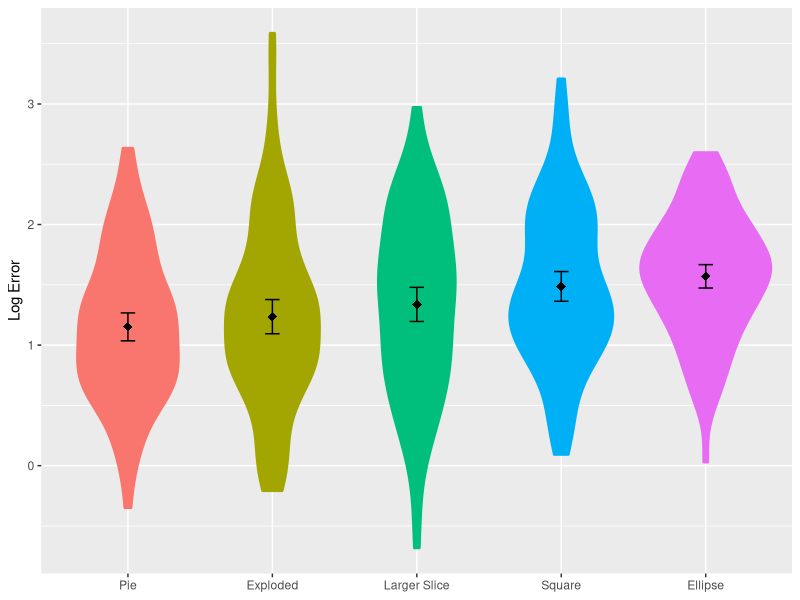
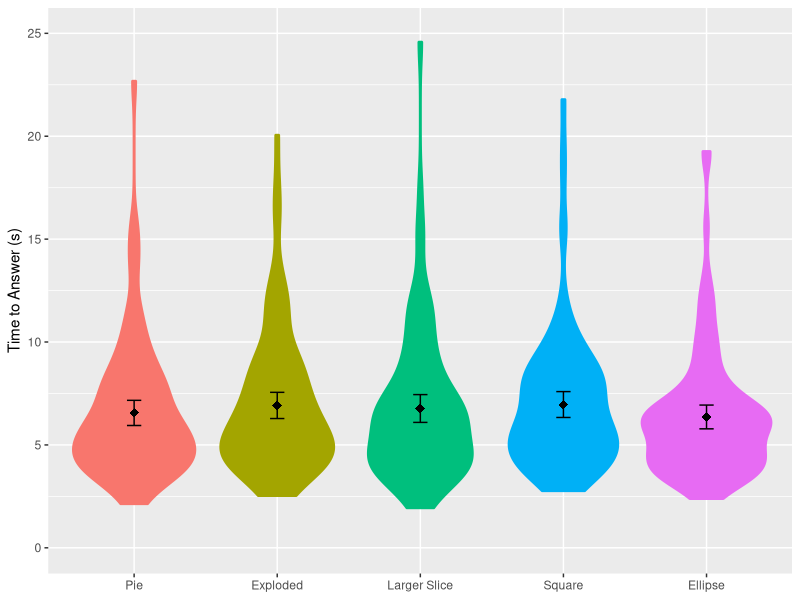
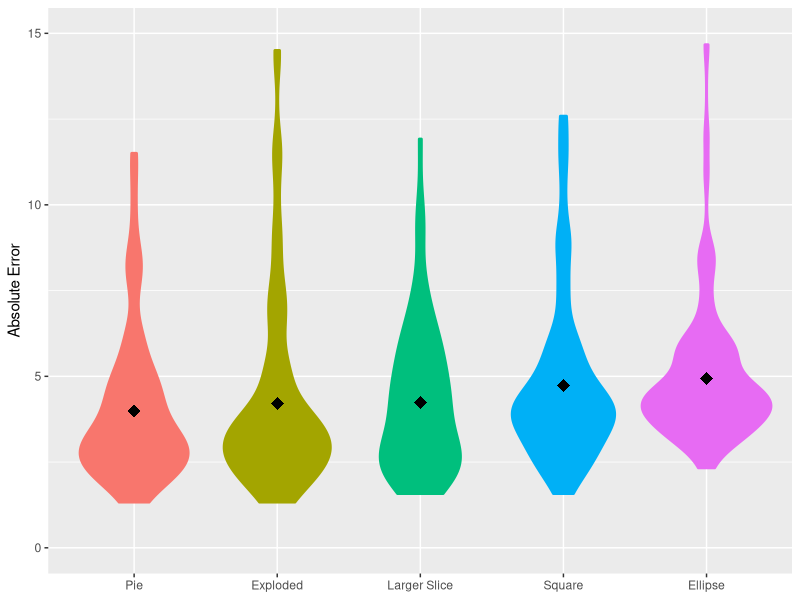
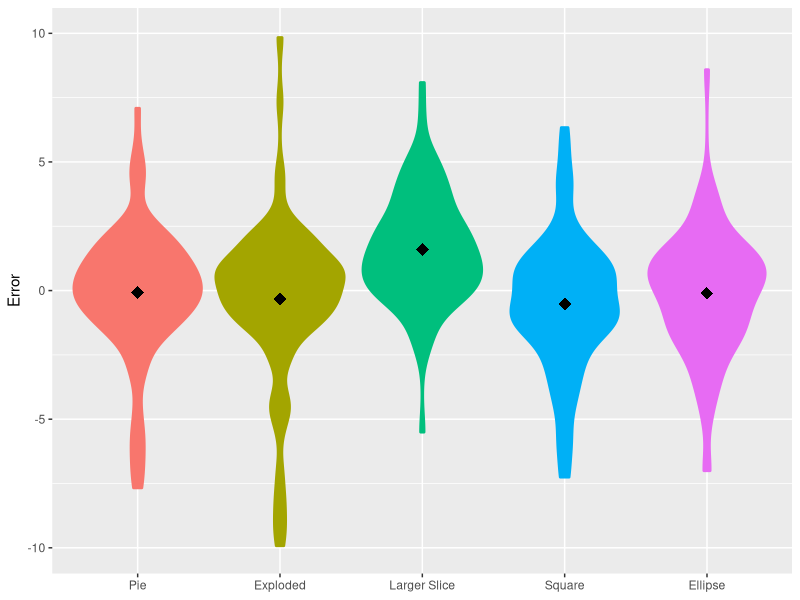

Reproduce these figures in R, in order.
library(dplyr)
library(ggplot2)

# setwd("/<repository location>/pie-variations/analysis")

data <- read.csv("pie-variations-enriched.csv")

dataFiltered <- data %>%
	filter(workerID != "QV69HK91") %>% # filter out the guy who answered in degress rather than percent
	mutate(chart.type = factor(chart.type,
							   levels=c('pie', 'exploded', 'outerRadius', 'square', 'ellipse'),
							   labels=c('Pie', 'Exploded', 'Larger Slice', 'Square', 'Ellipse')),
		   absError = abs(judged.true),
		   opposite = (abs(opposite.ans-correct.ans) < absError) & (abs(50-correct.ans) > 5))

dataAggregated <- dataFiltered %>%
	group_by(chart.type, workerID) %>%
	summarize(meanLogError = mean(log.error),
				ci95LogError = sd(log.error)*1.96/sqrt(n()),
				meanError = mean(judged.true),
				ci95Error = sd(judged.true)*1.96/sqrt(n()),
				meanAbsError = mean(abs(judged.true)),
				ci95AbsError = sd(abs(judged.true))*1.96/sqrt(n()),
				meanRT = mean(time_diff_time.trial, na.rm=TRUE),
				ci95RT = sd(time_diff_time.trial, na.rm=TRUE)*1.96/sqrt(n())
	)

lowerCI <- function(v) {
	mean(v) - sd(v)*1.96/sqrt(length(v))
}

upperCI <- function(v) {
	mean(v) + sd(v)*1.96/sqrt(length(v))
}

# Violin plot of log error for Figure 4
ggplot(dataAggregated, aes(x=chart.type, y=meanLogError, fill=chart.type)) +
	geom_violin(size=1, aes(color=chart.type), show.legend = FALSE) +
	stat_summary(fun.ymin=lowerCI, fun.ymax=upperCI, geom="errorbar", aes(width=.1)) +
	stat_summary(fun.y=mean, geom="point", shape=18, size=3, show.legend = FALSE) + 
	labs(x = NULL, y = "Log Error")

# Violin plot of response time for Figure 5
ggplot(dataAggregated, aes(x=chart.type, y=meanRT, fill=chart.type)) +
	geom_violin(size=1, aes(color=chart.type), show.legend=FALSE) +
	ylim(0, 25) + 
	stat_summary(fun.ymin=lowerCI, fun.ymax=upperCI, geom="errorbar", aes(width=.1)) +
	stat_summary(fun.y=mean, geom="point", shape=18, size=3, show.legend = FALSE) + 
	labs(x = NULL, y = 'Time to Answer (s)')

ggplot(dataAggregated, aes(x=chart.type, fill=chart.type)) +
	geom_violin(size=1, aes(y=meanAbsError, color=chart.type), show.legend = FALSE) + ylim(0, 15) +
	stat_summary(fun.y=mean, geom="point", aes(y=meanAbsError), shape=18, size=4, show.legend = FALSE) + 
	labs(x = NULL, y = "Absolute Error")

ggplot(dataAggregated, aes(x=chart.type, fill=chart.type)) +
	geom_violin(size=1, aes(y=meanError, color=chart.type), show.legend = FALSE) + ylim(-10, 10) +
	stat_summary(fun.y=mean, geom="point", aes(y=meanError), shape=18, size=4, show.legend = FALSE) + 
	labs(x = NULL, y = "Error")

# mean of log error and 95% CI for Table 1
errorByChartType <- dataFiltered %>%
	group_by(chart.type) %>%
	summarize(meanError = mean(log.error),
			  ci95Error = sd(log.error)*1.96/sqrt(n()))

# Models to look at for comparison of predictors
angleModel <- lm(ans.trial ~ correct.ans, dataFiltered)
areaModel <- lm(ans.trial ~ areaPrediction, dataFiltered)
arcModel <- lm(ans.trial ~ arcPrediction, dataFiltered)

anglexTypeModel <- lm(ans.trial ~ correct.ans + chart.type, dataFiltered)
areaxTypeModel <- lm(ans.trial ~ areaPrediction + chart.type, dataFiltered)
arcxTypeModel <- lm(ans.trial ~ arcPrediction + chart.type, dataFiltered)
